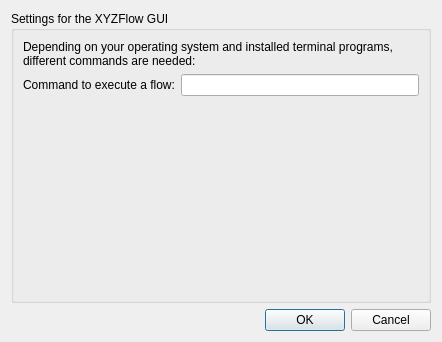
<?xml version="1.0" encoding="UTF-8"?>
<ui version="4.0">
 <class>Form</class>
 <widget class="QWidget" name="Form">
  <property name="geometry">
   <rect>
    <x>0</x>
    <y>0</y>
    <width>442</width>
    <height>342</height>
   </rect>
  </property>
  <property name="windowTitle">
   <string>Form</string>
  </property>
  <layout class="QVBoxLayout" name="verticalLayout">
   <item>
    <widget class="QGroupBox" name="groupBox">
     <property name="title">
      <string>Settings for the XYZFlow GUI</string>
     </property>
     <layout class="QFormLayout" name="formLayout">
      <item row="0" column="0" colspan="2">
       <widget class="QLabel" name="label_2">
        <property name="text">
         <string>Depending on your operating system and installed terminal programs, different commands are needed:</string>
        </property>
        <property name="wordWrap">
         <bool>true</bool>
        </property>
       </widget>
      </item>
      <item row="1" column="0">
       <widget class="QLabel" name="label">
        <property name="text">
         <string>Command to execute a flow:</string>
        </property>
       </widget>
      </item>
      <item row="1" column="1">
       <widget class="QLineEdit" name="lineEdit"/>
      </item>
     </layout>
    </widget>
   </item>
   <item>
    <widget class="QDialogButtonBox" name="buttonBox">
     <property name="standardButtons">
      <set>QDialogButtonBox::Cancel|QDialogButtonBox::Ok</set>
     </property>
    </widget>
   </item>
  </layout>
 </widget>
 <resources/>
 <connections/>
</ui>
